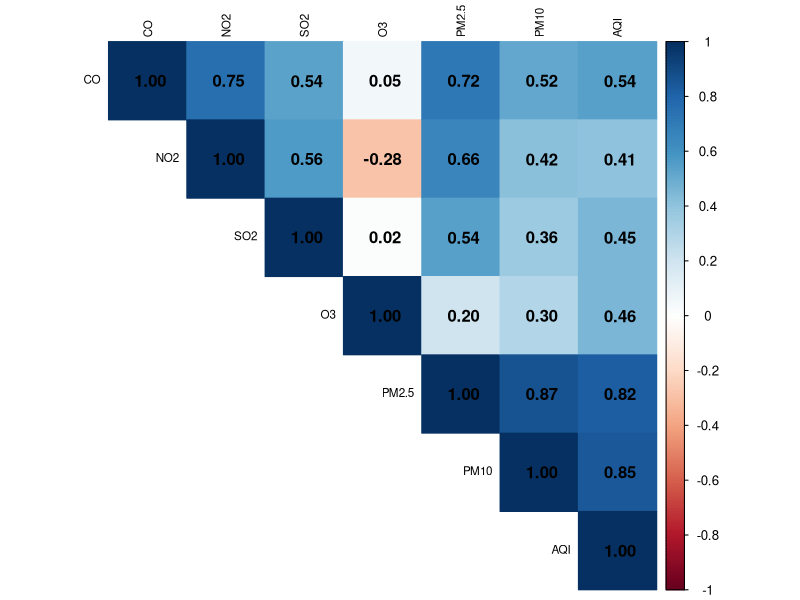

Recreate this plot in R.
# -----------PHASE ONE-----------
#install required packages
install.packages("readr")
install.packages("dplyr")
install.packages("ggplot2")
install.packages("lubridate")
install.packages("corrplot")
# load library()
library("readr")
library("dplyr")
library("ggplot2")
library("dplyr")
#setting working directory
setwd("/home/setup/Desktop/Sta-334-Project")
# load the air quality data set
df_aqi <- read_csv("Air_Quality.csv")

# Display the first few rows of the data frame
head(df_aqi)
#getting info about the data
glimpse(df_aqi)

# Statistical summary for numeric columns
summary(df_aqi)
#---------PHASE TWO --------------------
# ---    A -cleaning the Datas 
#    ---- 80% of Co2 data is missing we can exclude it from our main correlation analysis
#---- The Date column is currently a character string. 
#For any time-series analysis, R needs to recognize it as a date object. 
#We can use the ymd_hms() function from the lubridate 
#load the lubridate library
library("lubridate")
# Converting the Date column to a proper date-time object
df_aqi <- df_aqi %>%
  mutate(Date = ymd_hms(Date))

#as we got errors in converting some dates to proper date object 
#we cleaned the rows rows as part of data cleaning by filtering by if is not [NA]
df_aqi_clean <- df_aqi %>%
  filter(!is.na(Date))

# Check the number of rows to confirm the cleaning worked
print("The number of rows after cleaning:")
print(nrow(df_aqi_clean))

#also lets remove c02 as part of our data cleaning as it has almost 45,000 NA values
#i.e 80% of the values are missing by excluding with - sign
df_final <- df_aqi_clean %>%
  select(-CO2)
# Checking the column names to confirm it was removed
print("The columns in the final data frame are:")
print(names(df_final))
print(nrow(df_final))

# --------------  PHASE3 (DATA ANALYSIS) -------------
# =========   (ONE) Pollutant Correlation Analysis ===========
# Our goal here is to identify which pollutants have the strongest relationship with the Air Quality Index (AQI).
# We'll do this by creating a Correlation matrix and then visualizing it with a correlation heatmap
# corrplot package is required and loaded
library("corrplot")
# (A): we  Select the numeric columns for the analysis
# by  selecting  all columns except 'Date' and 'City'
df_numeric <- df_final %>%
  select(-Date, -City)

# (B):Compute the correlation matrix for the prepared data
correlation_matrix <- cor(df_numeric)
# (C): # Plotting the correlation heatmap
corrplot(correlation_matrix, method = "color", type = "upper",
         addCoef.col = "black", # Add correlation coefficients
         tl.cex = 0.7, # Font size for labels
         tl.col = "black")

#============ (TWO) Health Impact Analysis ========
#Our task is to find out how many days each city exceeded these healthy thresholds during 2024.
#We will then visualize this to make a  statement in presentation.
# (A): we calculate the Days Exceeding WHO Guidelines per City
# with dplyr we can group the data by City and count the number of daily measurements 
#that are above the WHO guidelines for both PM2.5 and PM10

# Calculate the number of days each city exceeded the WHO PM2.5 guideline
# ------------------ According to WHO 
# PM2.5(fine dust ,most dangerous) : harmful when concentration is greater than [15μg/m³],
# PM10(Coarse Dust): Harmful when concentration is greater than [45μg/m³] 
#----------------------
pm25_exceedance <- df_final %>%
  group_by(City) %>%
  summarise(
    Days_Above_PM25_Guideline = sum(PM2.5 > 15, na.rm = TRUE)
  )

# Calculate the number of days each city exceeded the WHO PM10 guideline
pm10_exceedance <- df_final %>%
  group_by(City) %>%
  summarise(
    Days_Above_PM10_Guideline = sum(PM10 > 45, na.rm = TRUE)
  )

# Print the results
print("Days each city exceeded the WHO PM2.5 guideline:")
print(pm25_exceedance)

print("Days each city exceeded the WHO PM10 guideline:")
print(pm10_exceedance)











